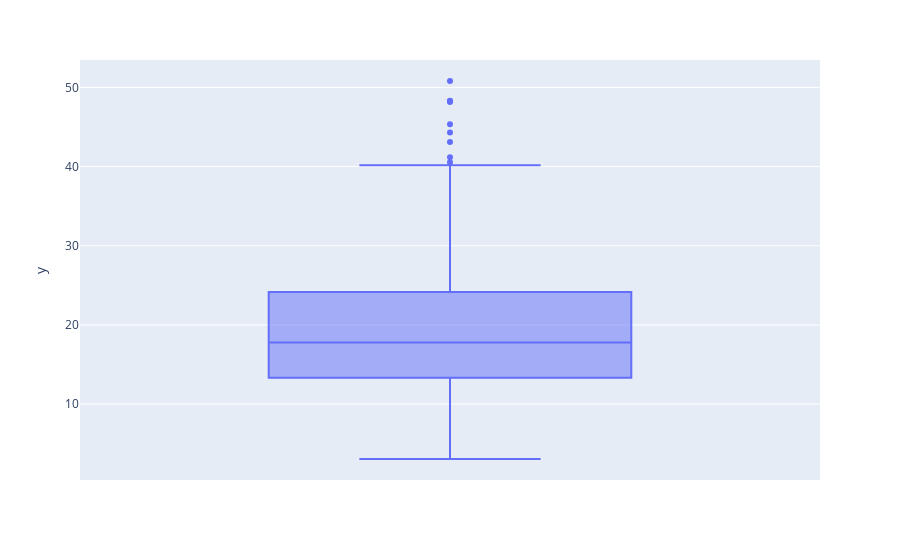

The cell this chart's notebook holds for it:
### Code cell
pltx.box(y=df.total_bill)

### Figure 1 — Plotly figure (JSON) as saved in the notebook; plotly's stock layout.template omitted (floating-point values rounded to 4 significant figures; data arrays with more than 128 entries replaced by an {"elided": "..."} marker saying what was removed)
{"data": [{"alignmentgroup": "True", "hovertemplate": "y=%{y}<extra></extra>", "legendgroup": "", "marker": {"color": "#636efa"}, "name": "", "notched": false, "offsetgroup": "", "orientation": "v", "showlegend": false, "type": "box", "x0": " ", "xaxis": "x", "y": {"elided": "244 float values"}, "y0": " ", "yaxis": "y"}], "layout": {"boxmode": "group", "legend": {"tracegroupgap": 0}, "margin": {"t": 60}, "xaxis": {"anchor": "y", "domain": [0, 1]}, "yaxis": {"anchor": "x", "domain": [0, 1], "title": {"text": "y"}}}}
